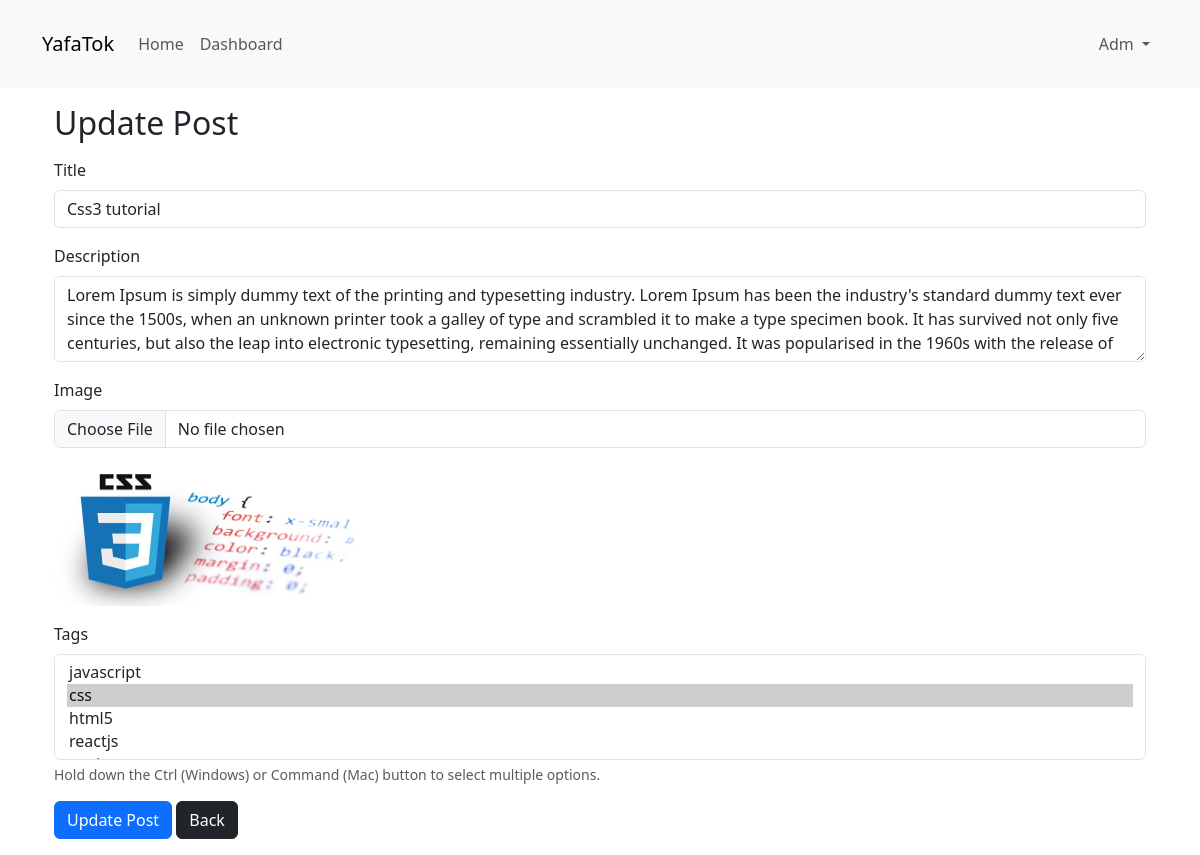
/1/ (signed in), run on an earlier commit of the app's database.
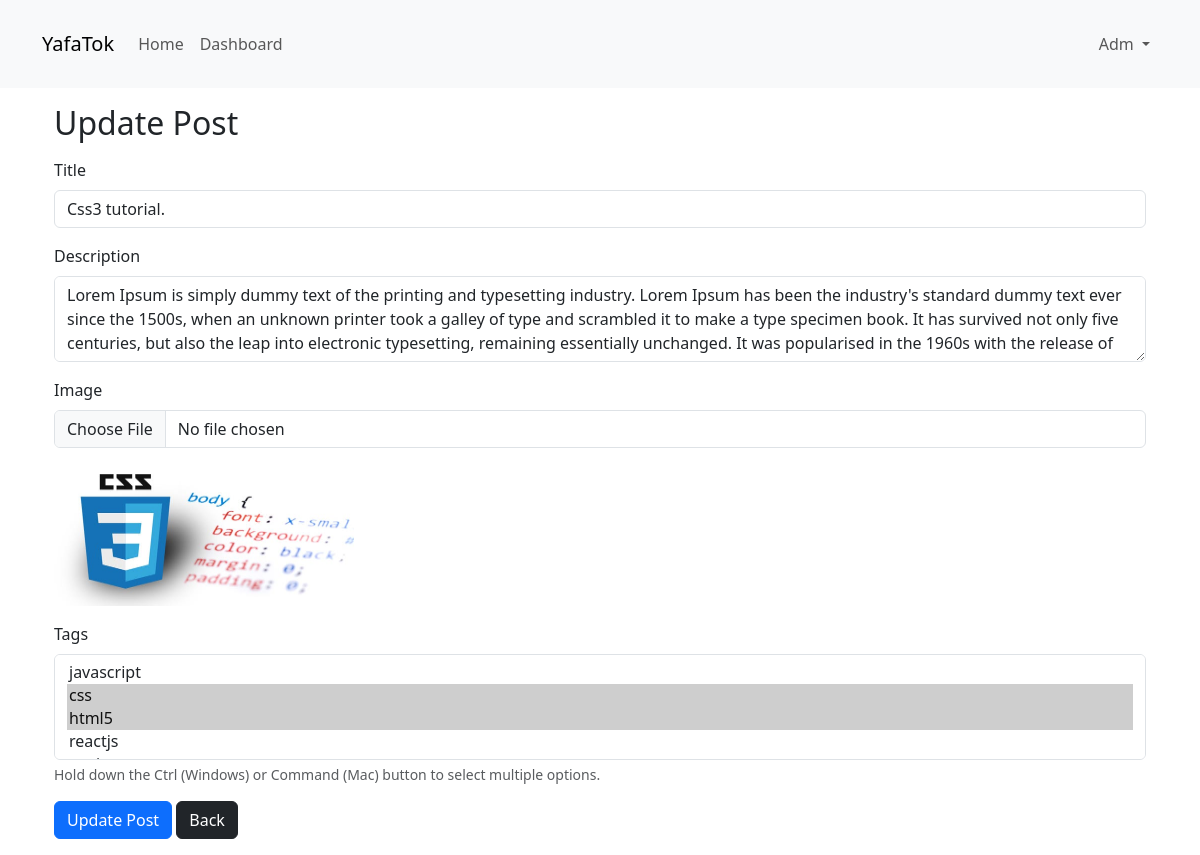
And on a later commit of the database.
### posts/models.py (models this page shows, shortened)
class Post(models.Model):
    title = models.CharField(max_length=255)
    description = models.TextField()
    image = models.ImageField(upload_to="posts")
    user = models.ForeignKey(User, on_delete=models.CASCADE)
    tags = models.ManyToManyField(Tag)
    created_at = models.DateField(auto_now_add=True)
    updated_at = models.DateField(auto_now=True)

### posts/views.py (the view)
# urls.py: path("<int:id>/", views.update, name="posts.update"),
def update(request: HttpRequest, id: int) -> HttpResponse:
    if not request.user.is_authenticated:
        return HttpResponseRedirect(reverse("auth.login"))
    post: Post = get_object_or_404(Post, id=id)
    if request.method == "POST":
        form = PostForm(data=request.POST, files=request.FILES, instance=post)
        if form.is_valid():
            form.save()
            return HttpResponseRedirect(reverse("posts.index"))
    else:
        form = PostForm(instance=post)
    return render(
        request, "posts/update.html", {"form": form, "post_image": post.image}
    )

### posts/forms.py
class PostForm(forms.ModelForm):
    tags = forms.ModelMultipleChoiceField(
        queryset=Tag.objects.all(),
        required=False,
        widget=forms.SelectMultiple(attrs={"class": "form-control"}),
        help_text="Hold down the Ctrl (Windows) or Command (Mac) button to select multiple options.",
    )
    class Meta:
        model = Post
        fields = "__all__"
        exclude = ["created_at", "updated_at", "user"]
        widgets = {
            "title": forms.TextInput(attrs={"class": "form-control"}),
            "description": forms.Textarea(attrs={"class": "form-control", "rows": 3}),
            "image": forms.FileInput(
                attrs={"class": "form-control post_image", "accept": "image/*"}
            ),
        }
        help_texts = {}

### posts/models.py (called while the page is built)
    def __str__(self):
        return self.name

### posts/templates/posts/update.html (shortened to what this page needs)
{% extends "base.html" %}
{% block body %}
<div class="container mt-3 mb-3">
    <h2 class='mb-3'>Update Post</h2>
    <form method="POST" enctype="multipart/form-data">
        {% for field in form %}
        <div class="mb-3">
            <label for="{{field.id_for_label}}" class="form-label">{{field.label}}</label>
            {{field}}
            {% if field.name == 'image' %}
                <div class="mt-2">
                    <img src="{{post_image.url}}" width='300px' height='150px' id="post_image-box" alt='post image'>
                </div>
            {% endif %}
            {% if field.help_text %}
                <div class="form-text">Hold down the Ctrl (Windows) or Command (Mac) button to select multiple options.</div>
            {% endif %}
        </div>
        {% endfor %}
        <button type="submit" class="btn btn-primary">Update Post</button>
        <a href='{% url "posts.index" %}' class="btn btn-dark">Back</a>
    </form>
</div>
{% endblock body %}

### templates/base.html (shortened to what this page needs)
<!DOCTYPE html>
<html lang="en">
<head>
    {% load static %}
    <link rel="stylesheet" href="{% static "bootstrap.min.css" %}">
</head>
<body>
    <nav class="navbar navbar-expand-lg navbar-light bg-light py-4">
        <div class="container">
            <a class="navbar-brand" href="{% url "posts.home" %}">YafaTok</a>
            <div class="collapse navbar-collapse" id="navbarNav">
                <ul class="navbar-nav me-auto">
                    {% if user.is_authenticated %}
                        <li class="nav-item">
                            <a class="nav-link" href="{% url "posts.home" %}">Home</a>
                        </li>
                        <li class="nav-item">
                            <a class="nav-link" href="{% url "posts.index" %}">Dashboard</a>
                        </li>
                    {% endif %}
                </ul>
                <ul class="navbar-nav">
                    {% if user.is_authenticated %}
                        <li class="nav-item dropdown">
                            <a class="nav-link dropdown-toggle" href="#" id="navbarDropdown" role="button" data-bs-toggle="dropdown" aria-expanded="false">
                                {{user|title}}
                            </a>
                        </li>
                    {% endif %}
                </ul>
            </div>
        </div>
    </nav>
    <div class="container">
        {% block body %}{% endblock body %}
    </div>
</body>
</html>

What changed in the data, as far as the page shows it:
changed Post: title "Css3 tutorial" → "Css3 tutorial."
Also different on the page:
form field tags: "javascript / css ☑ / html5 / reactjs" → "javascript / css ☑ / html5 ☑ / reactjs"
